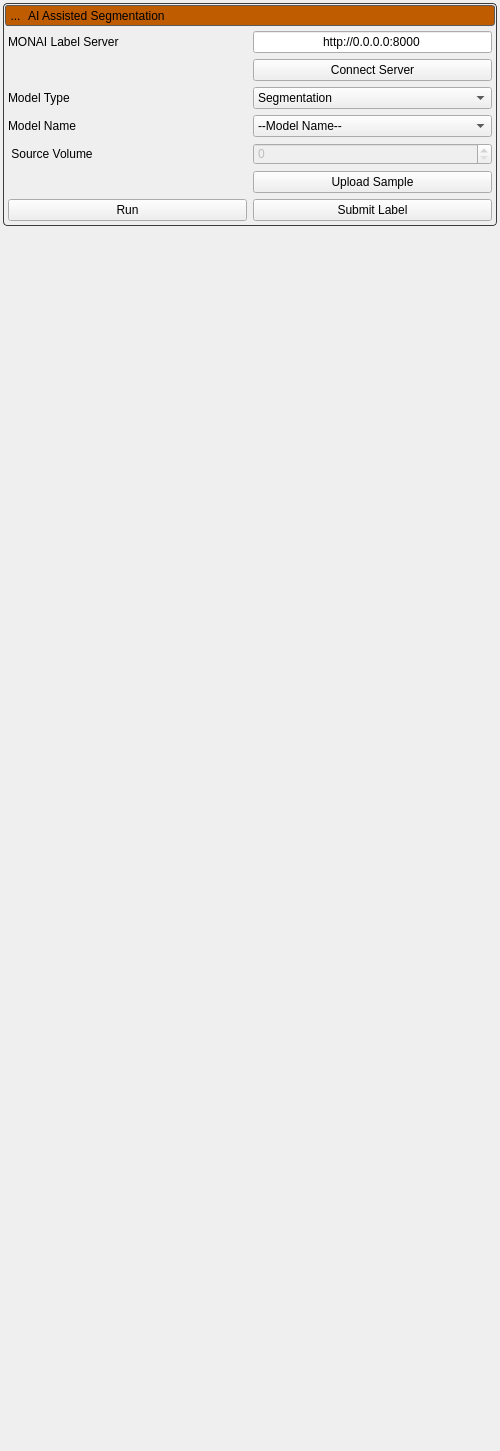
<?xml version="1.0" encoding="UTF-8"?>
<ui version="4.0">
 <class>MonaiLabelTool</class>
 <widget class="QWidget" name="MonaiLabelTool">
  <property name="geometry">
   <rect>
    <x>0</x>
    <y>0</y>
    <width>500</width>
    <height>1451</height>
   </rect>
  </property>
  <property name="windowTitle">
   <string>Form</string>
  </property>
  <property name="styleSheet">
   <string notr="true">
                QToolButton{
                border: 1px solid rgba( 0, 0, 0, 0 );
                margin: 0, 0, 0, 0;
                padding: 0, 0, 0, 0;
                }

                QToolButton:hover{
                background-color: rgba( 140, 140, 140, 50 );
                }

                QToolButton:pressed{
                border: 1px solid rgba( 100, 100, 100, 120 );
                background-color: rgba( 100, 100, 100, 200 );
                }


                /********************** monai_params panel ***********************/

                QLabel#monai_params_label {
                color: white;
                font: bold;
                }

                QPushButton#monai_label_header {
                background-color: qlineargradient(spread:pad, x1:0.5, y1:0, x2:0.5, y2:0.960227,
                stop:0 rgba(0, 0, 0, 0), stop:0.45 rgba(0, 0, 0, 30), stop:1 rgba(0, 0, 0, 25));
                border-radius: 3px;
                }

                QWidget#monai_label_header_background {
                background-color: rgb( 192, 92, 0);
                border-radius: 3px;
                border: 1px solid rgb(90, 90, 90);
                }

                QWidget#monai_params_panel {
                border-radius: 4px;
                border: 1px solid rgb(60, 60, 60);
                color: rgb(90, 90, 90);
                }

                /********************** edit panel ***********************/
                QLabel#edit_label {
                color: white;
                font: bold;
                }


                QPushButton#edit_header {
                    background-color: qlineargradient(spread:pad, x1:0.5, y1:0, x2:0.5, y2:0.960227,
                    stop:0 rgba(0, 0, 0, 0), stop:0.45 rgba(0, 0, 0, 30), stop:1 rgba(0, 0, 0, 25));
                    border-radius: 3px;
                }

                QWidget#edit_header_background {
                background-color: rgb( 192, 92, 0);
                border-radius: 3px;
                border: 1px solid rgb(90 90, 90);
                }

                QWidget#edit_panel {
                border-radius: 4px;
                border: 1px solid rgb(60, 60, 60);
                color: rgb(90, 90, 90);
                }
            </string>
  </property>
  <layout class="QVBoxLayout" name="verticalLayout">
   <property name="leftMargin">
    <number>3</number>
   </property>
   <property name="topMargin">
    <number>3</number>
   </property>
   <property name="rightMargin">
    <number>3</number>
   </property>
   <property name="bottomMargin">
    <number>3</number>
   </property>
   <item>
    <widget class="QWidget" name="monai_params_panel" native="true">
     <property name="sizePolicy">
      <sizepolicy hsizetype="Preferred" vsizetype="Fixed">
       <horstretch>0</horstretch>
       <verstretch>0</verstretch>
      </sizepolicy>
     </property>
     <layout class="QVBoxLayout" name="verticalLayout_20">
      <property name="spacing">
       <number>2</number>
      </property>
      <property name="leftMargin">
       <number>2</number>
      </property>
      <property name="topMargin">
       <number>2</number>
      </property>
      <property name="rightMargin">
       <number>2</number>
      </property>
      <property name="bottomMargin">
       <number>2</number>
      </property>
      <item>
       <widget class="QWidget" name="monai_label_header_background" native="true">
        <layout class="QVBoxLayout" name="verticalLayout_21">
         <property name="leftMargin">
          <number>0</number>
         </property>
         <property name="topMargin">
          <number>0</number>
         </property>
         <property name="rightMargin">
          <number>0</number>
         </property>
         <property name="bottomMargin">
          <number>0</number>
         </property>
         <item>
          <widget class="QPushButton" name="monai_label_header">
           <property name="sizePolicy">
            <sizepolicy hsizetype="Preferred" vsizetype="Fixed">
             <horstretch>0</horstretch>
             <verstretch>0</verstretch>
            </sizepolicy>
           </property>
           <property name="minimumSize">
            <size>
             <width>215</width>
             <height>21</height>
            </size>
           </property>
           <layout class="QHBoxLayout" name="horizontalLayout_19">
            <property name="spacing">
             <number>2</number>
            </property>
            <property name="leftMargin">
             <number>0</number>
            </property>
            <property name="topMargin">
             <number>0</number>
            </property>
            <property name="rightMargin">
             <number>0</number>
            </property>
            <property name="bottomMargin">
             <number>0</number>
            </property>
            <item>
             <widget class="QToolButton" name="monai_label_open_button">
              <property name="minimumSize">
               <size>
                <width>21</width>
                <height>21</height>
               </size>
              </property>
              <property name="maximumSize">
               <size>
                <width>21</width>
                <height>21</height>
               </size>
              </property>
              <property name="text">
               <string>...</string>
              </property>
              <property name="icon">
               <iconset resource="../Resources/ShapeWorksStudio.qrc">
                <normaloff>:/Studio/Images/RightArrowWhite.png</normaloff>
                <normalon>:/Studio/Images/DownArrowWhite.png</normalon>:/Studio/Images/RightArrowWhite.png</iconset>
              </property>
              <property name="checkable">
               <bool>true</bool>
              </property>
              <property name="checked">
               <bool>true</bool>
              </property>
             </widget>
            </item>
            <item>
             <widget class="QLabel" name="monai_top_label">
              <property name="text">
               <string>AI Assisted Segmentation</string>
              </property>
             </widget>
            </item>
           </layout>
          </widget>
         </item>
        </layout>
       </widget>
      </item>
      <item>
       <widget class="QWidget" name="monai_panel_content" native="true">
        <layout class="QVBoxLayout" name="verticalLayout_11">
         <property name="spacing">
          <number>3</number>
         </property>
         <property name="leftMargin">
          <number>3</number>
         </property>
         <property name="topMargin">
          <number>3</number>
         </property>
         <property name="rightMargin">
          <number>3</number>
         </property>
         <property name="bottomMargin">
          <number>3</number>
         </property>
         <item>
          <widget class="QWidget" name="monai_panel_contents" native="true">
           <property name="minimumSize">
            <size>
             <width>50</width>
             <height>50</height>
            </size>
           </property>
           <layout class="QGridLayout" name="gridLayout_12">
            <property name="leftMargin">
             <number>0</number>
            </property>
            <property name="topMargin">
             <number>0</number>
            </property>
            <property name="rightMargin">
             <number>0</number>
            </property>
            <property name="bottomMargin">
             <number>0</number>
            </property>
            <item row="0" column="0">
             <widget class="QWidget" name="group_box" native="true">
              <layout class="QGridLayout" name="gridLayout">
               <property name="leftMargin">
                <number>0</number>
               </property>
               <property name="topMargin">
                <number>0</number>
               </property>
               <property name="rightMargin">
                <number>0</number>
               </property>
               <property name="bottomMargin">
                <number>0</number>
               </property>

               <item row="0" column="0">
                <widget class="QLabel" name="server_address_label">
                 <property name="text">
                  <string>MONAI Label Server</string>
                 </property>
                </widget>
               </item>
               <item row="0" column="1">
                <widget class="QLineEdit" name="serverAddressField">
                 <property name="text">
                  <string>http://0.0.0.0:8000</string>
                 </property>
                 <property name="alignment">
                  <set>Qt::AlignCenter</set>
                 </property>
                </widget>
               </item>

               <item row="2" column="0">
                <widget class="QLabel" name="monai_model_type_label">
                 <property name="text">
                  <string>Model Type</string>
                 </property>
                </widget>
               </item>

               <item row="2" column="1">
                <widget class="QComboBox" name="monaiModelTypeCombo">
                 <item>
                  <property name="text">
                   <string>Segmentation</string>
                  </property>
                 </item>
                 <!-- <item> -->
                  <!-- <property name="text">
                   <string>DeepEdit</string>
                  </property>
                 </item>
                 <item>
                  <property name="text">
                   <string>DeepGrow</string>
                  </property>
                 </item> -->
                </widget>
               </item>

               <item row="3" column="0">
                <widget class="QLabel" name="monai_model_name_label">
                 <property name="text">
                  <string>Model Name</string>
                 </property>
                </widget>
               </item>

               <item row="3" column="1">
                <widget class="QComboBox" name="monaiModelNameCombo">
                 <item>
                  <property name="text">
                   <string>--Model Name--</string>
                  </property>
                  <property name="enabled">
                    <bool>false</bool>
                   </property>
                 </item>
                </widget>
               </item>

               <item row="1" column="1">
                <widget class="QPushButton" name="connectServerButton">
                 <property name="text">
                  <string>Connect Server</string>
                 </property>
                 <property name="icon">
                  <iconset resource="../Resources/ShapeWorksStudio.qrc">
                   <normaloff>:/Studio/Images/connect.png</normaloff>
                  </iconset>
                 </property>
                </widget>
               </item>


               <item row="6" column="1">
                <widget class="QPushButton" name="submitLabelButton">
                 <property name="text">
                  <string>Submit Label</string>
                 </property>
                 <property name="icon">
                  <iconset resource="../Resources/ShapeWorksStudio.qrc">
                    <normaloff>:/Studio/Images/save.png</normaloff>
                  </iconset>
                 </property>

                 <property name="sizePolicy">
                  <sizepolicy hsizetype="Expanding" vsizetype="Fixed">
                    <horstretch>0</horstretch>
                    <verstretch>0</verstretch>
                  </sizepolicy>
                </property>
                </widget>
               </item>

               <item row="6" column="0">
                <widget class="QPushButton" name="runSegmentationButton">
                 <property name="text">
                  <string>Run</string>
                 </property>
                 <property name="icon">
                  <iconset resource="../Resources/ShapeWorksStudio.qrc">
                   <normaloff>:/Studio/Images/segment.png</normaloff>
                  </iconset>
                 </property>
                 <property name="sizePolicy">
                  <sizepolicy hsizetype="Expanding" vsizetype="Fixed">
                    <horstretch>0</horstretch>
                    <verstretch>0</verstretch>
                  </sizepolicy>
                </property>
                </widget>
               </item>

               <item row="4" column="0">
                <widget class="QLabel" name="monai_sample_number_label">
                 <property name="text">
                  <string> Source Volume</string>
                 </property>
                </widget>
               </item>


               <item row="4" column="1">
                <widget class="QSpinBox" name="currentSampleSpinBox">
                 <property name="enabled">
                  <bool>false</bool>
                 </property>
                 <property name="toolTip">
                  <string>Sample selection</string>
                 </property>
                </widget>
               </item>
               <item row="5" column="1">
                <widget class="QPushButton" name="uploadSampleButton">
                 <property name="minimumSize">
                  <size>
                   <width>0</width>
                   <height>22</height>
                  </size>
                 </property>
                 <property name="text">
                  <string>Upload Sample</string>
                 </property>
                 <property name="icon">
                  <iconset resource="../Resources/ShapeWorksStudio.qrc">
                   <normaloff>:/Studio/Images/upload.png</normaloff>
                  </iconset>
                 </property>
                </widget>
               </item>



              </layout>
             </widget>
            </item>
           </layout>
          </widget>
         </item>
        </layout>
       </widget>
      </item>
     </layout>
    </widget>
   </item>
   <!-- <item>
    <widget class="QWidget" name="edit_panel" native="true">
     <property name="sizePolicy">
      <sizepolicy hsizetype="Preferred" vsizetype="Fixed">
       <horstretch>0</horstretch>
       <verstretch>0</verstretch>
      </sizepolicy>
     </property>
     <layout class="QVBoxLayout" name="verticalLayout_6">
      <property name="spacing">
       <number>2</number>
      </property>
      <property name="leftMargin">
       <number>2</number>
      </property>
      <property name="topMargin">
       <number>2</number>
      </property>
      <property name="rightMargin">
       <number>2</number>
      </property>
      <property name="bottomMargin">
       <number>2</number>
      </property>
      <item>
       <widget class="QWidget" name="edit_header_background" native="true">
        <layout class="QVBoxLayout" name="verticalLayout_7">
         <property name="leftMargin">
          <number>0</number>
         </property>
         <property name="topMargin">
          <number>0</number>
         </property>
         <property name="rightMargin">
          <number>0</number>
         </property>
         <property name="bottomMargin">
          <number>0</number>
         </property>
         <item>
          <widget class="QPushButton" name="edit_header">
           <property name="sizePolicy">
            <sizepolicy hsizetype="Preferred" vsizetype="Fixed">
             <horstretch>0</horstretch>
             <verstretch>0</verstretch>
            </sizepolicy>
           </property>
           <property name="minimumSize">
            <size>
             <width>215</width>
             <height>21</height>
            </size>
           </property>
           <layout class="QHBoxLayout" name="horizontalLayout_4">
            <property name="spacing">
             <number>2</number>
            </property>
            <property name="leftMargin">
             <number>0</number>
            </property>
            <property name="topMargin">
             <number>0</number>
            </property>
            <property name="rightMargin">
             <number>0</number>
            </property>
            <property name="bottomMargin">
             <number>0</number>
            </property>
            <item>
             <widget class="QToolButton" name="edit_open_button">
              <property name="minimumSize">
               <size>
                <width>21</width>
                <height>21</height>
               </size>
              </property>
              <property name="maximumSize">
               <size>
                <width>21</width>
                <height>21</height>
               </size>
              </property>
              <property name="text">
               <string>...</string>
              </property>
              <property name="icon">
               <iconset resource="../Resources/ShapeWorksStudio.qrc">
                <normaloff>:/Studio/Images/RightArrowWhite.png</normaloff>
                <normalon>:/Studio/Images/DownArrowWhite.png</normalon>:/Studio/Images/RightArrowWhite.png</iconset>
              </property>
              <property name="checkable">
               <bool>true</bool>
              </property>
              <property name="checked">
               <bool>true</bool>
              </property>
             </widget>
            </item>
            <item>
             <widget class="QLabel" name="edit_label">
              <property name="text">
               <string>Edit</string>
              </property>
             </widget>
            </item>
           </layout>
          </widget>
         </item>
        </layout>
       </widget>
      </item>
      <item>
       <widget class="QWidget" name="edit_content" native="true">
        <layout class="QGridLayout" name="gridLayout_14">
         <property name="leftMargin">
          <number>0</number>
         </property>
         <property name="topMargin">
          <number>0</number>
         </property>
         <property name="rightMargin">
          <number>0</number>
         </property>
         <property name="bottomMargin">
          <number>0</number>
         </property>
         <item row="0" column="0" colspan="2">
          <widget class="QWidget" name="edit_domain_widget_" native="true">
           <layout class="QHBoxLayout" name="horizontalLayout_2">
            <property name="leftMargin">
             <number>0</number>
            </property>
            <property name="topMargin">
             <number>0</number>
            </property>
            <property name="rightMargin">
             <number>0</number>
            </property>
            <property name="bottomMargin">
             <number>0</number>
            </property>
           </layout>
          </widget>
         </item>
         <item row="2" column="0" colspan="2">
          <widget class="Line" name="line">
           <property name="orientation">
            <enum>Qt::Horizontal</enum>
           </property>
          </widget>
         </item>

         <item row="1" column="0" colspan="2">
          <widget class="QWidget" name="scribble_widget" native="true">
           <layout class="QGridLayout" name="gridLayout_4">
            <property name="leftMargin">
             <number>0</number>
            </property>
            <property name="topMargin">
             <number>0</number>
            </property>
            <property name="rightMargin">
             <number>0</number>
            </property>
            <property name="bottomMargin">
             <number>0</number>
            </property>
            <item row="1" column="0" colspan="2">
             <widget class="QTableWidget" name="scribble_table_">
              <property name="contextMenuPolicy">
               <enum>Qt::CustomContextMenu</enum>
              </property>
              <property name="alternatingRowColors">
               <bool>true</bool>
              </property>
              <property name="selectionMode">
               <enum>QAbstractItemView::ContiguousSelection</enum>
              </property>
             </widget>
            </item>
            <item row="0" column="0">
             <widget class="QLabel" name="label_4">
              <property name="text">
               <string>Edit: </string>
              </property>
             </widget>
            </item>
            <item row="4" column="0" colspan="2">
             <widget class="QWidget" name="scribble_controls_" native="true">
              <layout class="QGridLayout" name="gridLayout_3">
               <item row="2" column="1">
                <widget class="QRadioButton" name="scribble_included_mode_">
                 <property name="text">
                  <string>Included</string>
                 </property>
                 <property name="checked">
                  <bool>false</bool>
                 </property>
                </widget>
               </item>
               <item row="1" column="1" colspan="2">
                <widget class="CustomSlider" name="scribble_brush_size_" native="true">
                 <property name="minimum" stdset="0">
                  <number>5</number>
                 </property>
                 <property name="maximum" stdset="0">
                  <number>200</number>
                 </property>
                 <property name="value" stdset="0">
                  <number>80</number>
                 </property>
                </widget>
               </item>
               <item row="2" column="0">
                <widget class="QLabel" name="label_7">
                 <property name="text">
                  <string>Paint Type</string>
                 </property>
                </widget>
               </item>
               <item row="1" column="0">
                <widget class="QLabel" name="label_6">
                 <property name="text">
                  <string>Brush Size</string>
                 </property>
                </widget>
               </item>
               <item row="2" column="2">
                <widget class="QRadioButton" name="scribble_excluded_mode_">
                 <property name="text">
                  <string>Excluded</string>
                 </property>
                 <property name="checked">
                  <bool>true</bool>
                 </property>
                </widget>
               </item>
               <item row="0" column="0">
                <widget class="QCheckBox" name="scribble_active_">
                 <property name="text">
                  <string>Scribble Painting Enabled</string>
                 </property>
                </widget>
               </item>
              </layout>
             </widget>
            </item>
            <item row="2" column="0" colspan="2">
             <widget class="QPushButton" name="delete_scribble_">
              <property name="text">
               <string>Delete</string>
              </property>
             </widget>
            </item>
            <item row="3" column="0">
             <widget class="QLabel" name="scribble_instruction">
              <property name="text">
               <string>Scribble Instructions</string>
              </property>
              <property name="alignment">
               <set>Qt::AlignLeading|Qt::AlignLeft|Qt::AlignVCenter</set>
              </property>
             </widget>
            </item>
           </layout>
          </widget>
         </item>
        </layout>
       </widget>
      </item>
     </layout>
    </widget>
   </item> -->
   <!-- <item>
    <widget class="QWidget" name="buttons_widget" native="true">
     <layout class="QGridLayout" name="gridLayout_11">
      <property name="leftMargin">
       <number>6</number>
      </property>
      <property name="topMargin">
       <number>0</number>
      </property>
      <property name="rightMargin">
       <number>6</number>
      </property>
      <property name="bottomMargin">
       <number>6</number>
      </property>
      <item row="0" column="0">
       <widget class="QPushButton" name="load_server_button">
        <property name="minimumSize">
         <size>
          <width>0</width>
          <height>22</height>
         </size>
        </property>
        <property name="text">
         <string>Load Server</string>
        </property>
       </widget>
      </item>
      <item row="1" column="0">
       <widget class="QPushButton" name="restoreDefaults">
        <property name="minimumSize">
         <size>
          <width>0</width>
          <height>22</height>
         </size>
        </property>
        <property name="text">
         <string>Restore Defaults</string>
        </property>
       </widget>
      </item>
     </layout>
     <widget class="Line" name="line_3">
      <property name="geometry">
       <rect>
        <x>0</x>
        <y>30</y>
        <width>361</width>
        <height>3</height>
       </rect>
      </property>
      <property name="orientation">
       <enum>Qt::Horizontal</enum>
      </property>
     </widget>
    </widget>
   </item> -->
   <item>
    <spacer name="verticalSpacer">
     <property name="orientation">
      <enum>Qt::Vertical</enum>
     </property>
     <property name="sizeHint" stdset="0">
      <size>
       <width>20</width>
       <height>40</height>
      </size>
     </property>
    </spacer>
   </item>
  </layout>
 </widget>
 <customwidgets>
  <customwidget>
   <extends>QWidget</extends>
  </customwidget>
 </customwidgets>
 <tabstops>

 </tabstops>
 <resources>
  <include location="../Resources/ShapeWorksStudio.qrc"/>
 </resources>
 <connections/>
</ui>
